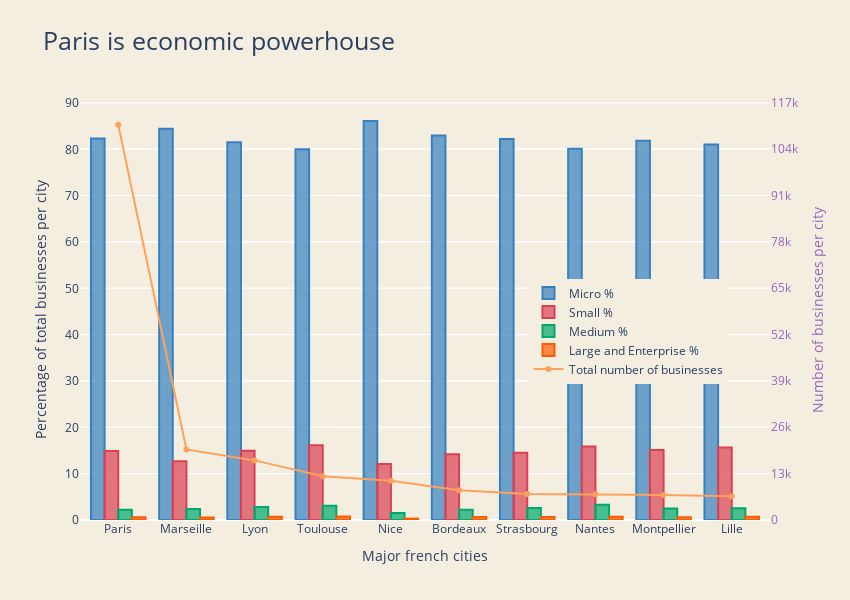

The code cell stored with this chart in its notebook:
### Markdown cell above
Below code will draw the bar plot

### Code cell
trace1 = go.Bar(
    x = powerhouse["LIBGEO"].tolist(),
    y = powerhouse["Micro%"].tolist(),
    name='Micro %',
    marker=dict(
        color='rgba(55, 128, 191, 0.7)',
        line=dict(
            color='rgba(55, 128, 191, 1.0)',
            width=2,
        )
    )
)

trace2 = go.Bar(
    x = powerhouse["LIBGEO"].tolist(),
    y = powerhouse["Small%"].tolist(),
    name='Small %',
    marker=dict(
        color='rgba(219, 64, 82, 0.7)',
        line=dict(
            color='rgba(219, 64, 82, 1.0)',
            width=2,
        )
    )
)

trace3 = go.Bar(
    x = powerhouse["LIBGEO"].tolist(),
    y = powerhouse["Medium%"].tolist(),
    name='Medium %',
    marker=dict(
        color='rgba(0, 168, 107, 0.7)',
        line=dict(
            color='rgba(0, 168, 107, 1.0)',
            width=2,
        )
    )
)

trace4 = go.Bar(
    x = powerhouse["LIBGEO"].tolist(),
    y = powerhouse['Large_and_Enterprise%'].tolist(),
    name='Large and Enterprise %',
    marker=dict(
        color='rgba(250, 92, 0, 0.7)',
        line=dict(
            color='rgba(250, 92, 0, 1.0)',
            width=2,
        )
    )
)

trace5 = go.Scatter(
    x = powerhouse["LIBGEO"].tolist(),
    y = powerhouse['Sum'].tolist(),
    name='Total number of businesses',
    mode = 'lines+markers',
    yaxis='y2'
)

data = [trace1, trace2, trace3, trace4, trace5]

layout = go.Layout(
    title = 'Paris is economic powerhouse',
    titlefont=dict(size=25),
    width=850,
    height=600,
    paper_bgcolor='rgb(244, 238, 225)',
    plot_bgcolor='rgb(244, 238, 225)',
    yaxis = dict(
        title= 'Percentage of total businesses per city',
        anchor = 'x',
        rangemode='tozero'
    ),
    xaxis = dict(title= 'Major french cities'),
    yaxis2=dict(
        title='Number of businesses per city',
        titlefont=dict(
            color='rgb(148, 103, 189)'
        ),
        tickfont=dict(
            color='rgb(148, 103, 189)'
        ),
        overlaying='y',
        side='right',
        anchor = 'x',
        rangemode = 'tozero',
        dtick = 13000
    ),
    #legend=dict(x=-.1, y=1.2)
    legend=dict(x=0.65, y=0.45)
)

fig = go.Figure(data=data, layout=layout)
py.iplot(fig)

### Figure 1 — Plotly figure (JSON) as saved in the notebook; plotly's stock layout.template omitted (floating-point values rounded to 4 significant figures)
{"data": [{"marker": {"color": "rgba(55, 128, 191, 0.7)", "line": {"color": "rgba(55, 128, 191, 1.0)", "width": 2}}, "name": "Micro %", "x": ["Paris", "Marseille", "Lyon", "Toulouse", "Nice", "Bordeaux", "Strasbourg", "Nantes", "Montpellier", "Lille"], "y": [82.33, 84.45, 81.53, 80.03, 86.12, 82.97, 82.23, 80.11, 81.86, 81.07], "type": "bar"}, {"marker": {"color": "rgba(219, 64, 82, 0.7)", "line": {"color": "rgba(219, 64, 82, 1.0)", "width": 2}}, "name": "Small %", "x": ["Paris", "Marseille", "Lyon", "Toulouse", "Nice", "Bordeaux", "Strasbourg", "Nantes", "Montpellier", "Lille"], "y": [14.87, 12.68, 14.96, 16.11, 12.08, 14.2, 14.54, 15.88, 15.09, 15.67], "type": "bar"}, {"marker": {"color": "rgba(0, 168, 107, 0.7)", "line": {"color": "rgba(0, 168, 107, 1.0)", "width": 2}}, "name": "Medium %", "x": ["Paris", "Marseille", "Lyon", "Toulouse", "Nice", "Bordeaux", "Strasbourg", "Nantes", "Montpellier", "Lille"], "y": [2.23, 2.357, 2.801, 3.097, 1.513, 2.201, 2.569, 3.29, 2.467, 2.546], "type": "bar"}, {"marker": {"color": "rgba(250, 92, 0, 0.7)", "line": {"color": "rgba(250, 92, 0, 1.0)", "width": 2}}, "name": "Large and Enterprise %", "x": ["Paris", "Marseille", "Lyon", "Toulouse", "Nice", "Bordeaux", "Strasbourg", "Nantes", "Montpellier", "Lille"], "y": [0.5741, 0.5158, 0.7122, 0.7599, 0.2917, 0.6253, 0.6595, 0.7218, 0.5846, 0.723], "type": "bar"}, {"mode": "lines+markers", "name": "Total number of businesses", "x": ["Paris", "Marseille", "Lyon", "Toulouse", "Nice", "Bordeaux", "Strasbourg", "Nantes", "Montpellier", "Lille"], "y": [110782, 19775, 16709, 12239, 10969, 8316, 7278, 7204, 7013, 6639], "yaxis": "y2", "type": "scatter"}], "layout": {"height": 600, "legend": {"x": 0.65, "y": 0.45}, "paper_bgcolor": "rgb(244, 238, 225)", "plot_bgcolor": "rgb(244, 238, 225)", "title": {"font": {"size": 25}, "text": "Paris is economic powerhouse"}, "width": 850, "xaxis": {"title": {"text": "Major french cities"}}, "yaxis": {"anchor": "x", "rangemode": "tozero", "title": {"text": "Percentage of total businesses per city"}}, "yaxis2": {"anchor": "x", "dtick": 13000, "overlaying": "y", "rangemode": "tozero", "side": "right", "tickfont": {"color": "rgb(148, 103, 189)"}, "title": {"font": {"color": "rgb(148, 103, 189)"}, "text": "Number of businesses per city"}}}}
